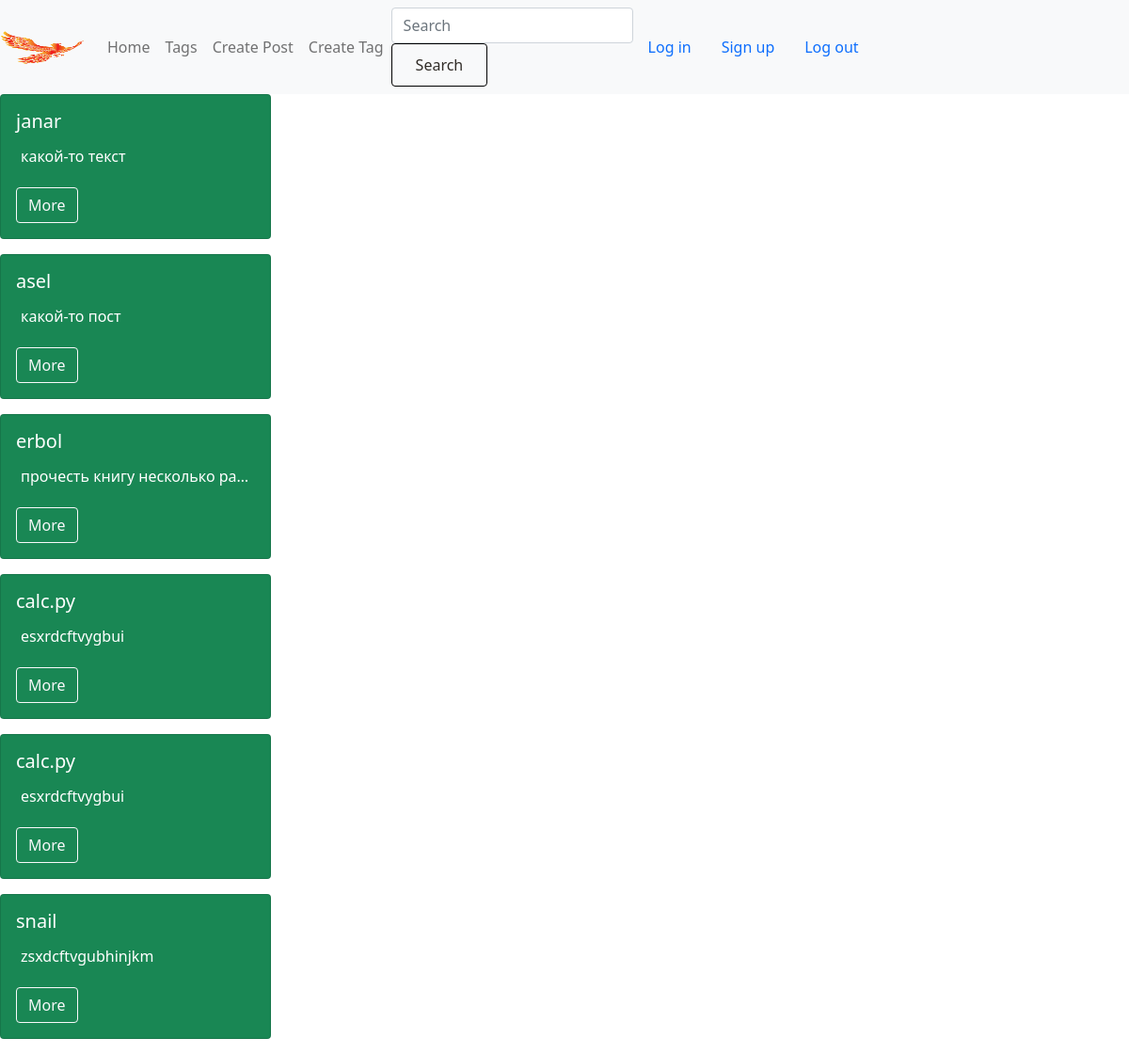
The page / on the database its author committed.
### api/models.py (models this page shows, shortened)
class Post(models.Model):
    title = models.TextField(max_length = 1000, verbose_name = 'Заголовок')
    body = models.TextField(max_length = 5000, verbose_name = 'Тело')
    tags = models.ManyToManyField(Tag, verbose_name = 'Тэги')
    author = models.ForeignKey(Author, related_name = 'posts', on_delete = models.CASCADE)
    class Meta:
        verbose_name = 'Посты'
        verbose_name_plural = 'Посты'

### api/views/post_html.py (the view)
# urls.py: path('', posts, name='base'),
def posts(request):
    if request.user.is_authenticated:
        posts = Post.objects.filter(author_id=request.user)
    else:
        posts = Post.objects.all()
    return render(request, 'index.html', {'posts': posts})

### api/templates/index.html (shortened to what this page needs)
{% extends 'base.html'%}
{% block content %}
{% for post in posts %}
    <div class="card text-white bg-success mb-3" style="max-width: 18rem;">
        <div class="card-body">
          <h5 class="card-title">{{post.title}}</h5>
          <p class="card-text">{{post.body}}</p>
          <a href = "{% url 'api:post_detail' post_id=post.id %}" class="btn btn-outline-light">More</a>
        </div>
    </div>
{% endfor %}
{% endblock %}

### api/templates/base.html (shortened to what this page needs)
<html lang="en">
<head>
    <link href="https://cdn.jsdelivr.net/npm/bootstrap@5.0.0-beta1/dist/css/bootstrap.min.css" rel="stylesheet">
</head>
<body>
    <header>
      <nav class="navbar navbar-expand-lg navbar-light bg-light" id='content'>
        <div class="collapse navbar-collapse" id="navbarSupportedContent">
          <a class="navbar-brand" href="#">
            <img src="./Users/ASERUchan/Documents/projects/second/src/api/templates/logo.png" alt="ASERU" width="90" height="35" class="d-inline-block align-top"></a>
          <ul class="navbar-nav mr-auto">
            <li class="nav-item active">
              <a class="nav-link" href="{% url 'api:home' %}">Home</a>
            </li>
            <li class="nav-item">
              <a class="nav-link" href="{% url 'api:tag_list'%}">Tags</a>
            </li>
            <li class="nav-item">
              <a class="nav-link" href="{% url 'api:post_create'%}">Create Post</a>
            </li>
            <li class="nav-item">
              <a class="nav-link" href="{% url 'api:tag_create'%}">Create Tag</a>
            </li>
          </ul>
          <form class="form-inline my-2 my-lg-0">
            <input class="form-control mr-sm-2" type="search" placeholder="Search" aria-label="Search">
            <button class="btn" type="submit">Search</button>
          </form>
          <form class="form-inline my-2 my-lg-0">
            <a class="nav-link" href="{% url 'authe:login'%}">Log in</a>
          </form>
          <form class="form-inline my-2 my-lg-0">
            <a class="nav-link" href="{% url 'authe:register'%}">Sign up</a>
          </form>
          <form class="form-inline my-2 my-lg-0">
            <a class="nav-link" href="{% url 'authe:logout'%}">Log out</a>
          </form>
        </div>
      </nav>
    </header>
    {% block content %}{% endblock content %}
</body>
</html>

### api/templates/index.html (style rules this page uses)
p.card-text { white-space: nowrap; overflow: hidden; padding: 5px; text-overflow: ellipsis; }

### rows shown on the page
Post: title "janar", body "какой-то текст"
Post: title "asel", body "какой-то пост"
Post: title "erbol", body "прочесть книгу несколько ра…"
Post: title "calc.py", body "esxrdcftvygbui"
Post: title "calc.py", body "esxrdcftvygbui"
Post: title "snail", body "zsxdcftvgubhinjkm"
